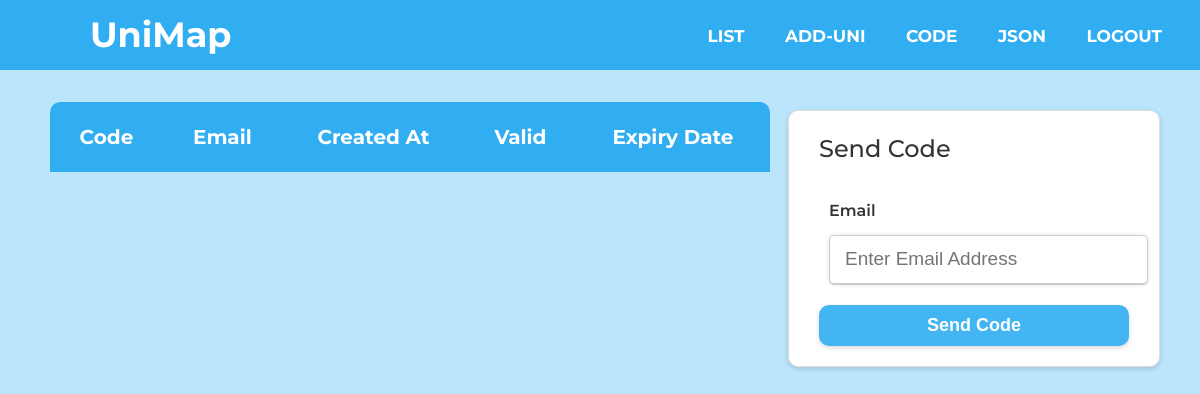
The page /code/ (signed in) on the database as committed earlier.
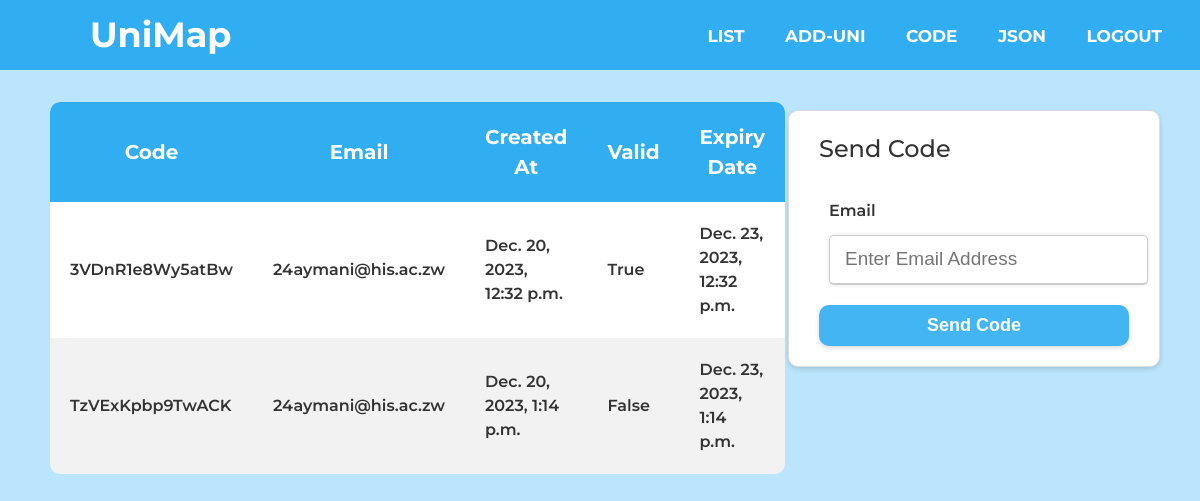
The same page on the database as committed later.
### map/models.py (models this page shows)
class Code(models.Model):
    code = models.CharField(max_length=15)
    email = models.EmailField(max_length=100)
    created_at = models.DateTimeField(auto_now_add=True)
    is_valid = models.BooleanField(default=True)
    expires_at = models.DateTimeField()

### map/views.py (the view)
# urls.py: path('code/', views.view_code, name='view_code'),
@user_passes_test(lambda u: u.is_superuser)
def view_code(request):
    codes = Code.objects.all()
    return render(request, 'code.html', {'codes': codes})

### map/templates/code.html (shortened to what this page needs)
{% extends 'base.html' %}
{% load static %}
{% block head %}
<link rel="stylesheet" type="text/css" href="{% static 'css/modal.css' %}">
<link rel="stylesheet" type="text/css" href="{% static 'css/form.css' %}">
{% endblock %}
{% block content %}
<div class="table-wrapper" style="width: 60%; margin-top:10px">
    <table>
        <thead>
            <tr>
                <th>Code</th>
                <th>Email</th>
                <th>Created At</th>
                <th>Valid</th>
                <th>Expiry Date</th>
            </tr>
        </thead>
        <tbody>
            {% if codes %}
            {% for code in codes %}
            <tr>
                <td>{{ code.code }}</td>
                <td>{{ code.email }}</td>
                <td>{{ code.created_at }}</td>
                <td>{{ code.is_valid }}</td>
                <td>{{ code.expires_at }}</td>
            </tr>
            {% endfor %}
            {% endif %}
        </tbody>
    </table>
</div>
<form class="code-container" method="post" action="{% url 'create_code' %}">
    <h2>Send Code</h2>
    <div class="field">
        <label for="email">Email</label>
        <input type="text" name="email" placeholder="Enter Email Address" required>
    </div>
    <button type="submit">Send Code</button>
</form>
{% endblock %}

Rows that differ between the two databases and show on the page:
added Code: code "3VDnR1e8Wy5atBw", email "24aymani@his.ac.zw", created_at "Dec. 20, 2023, 12:32 p.m.", is_valid "True", expires_at "Dec. 23, 2023, 12:32 p.m."
added Code: code "TzVExKpbp9TwACK", email "24aymani@his.ac.zw", created_at "Dec. 20, 2023, 1:14 p.m.", is_valid "False", expires_at "Dec. 23, 2023, 1:14 p.m."
